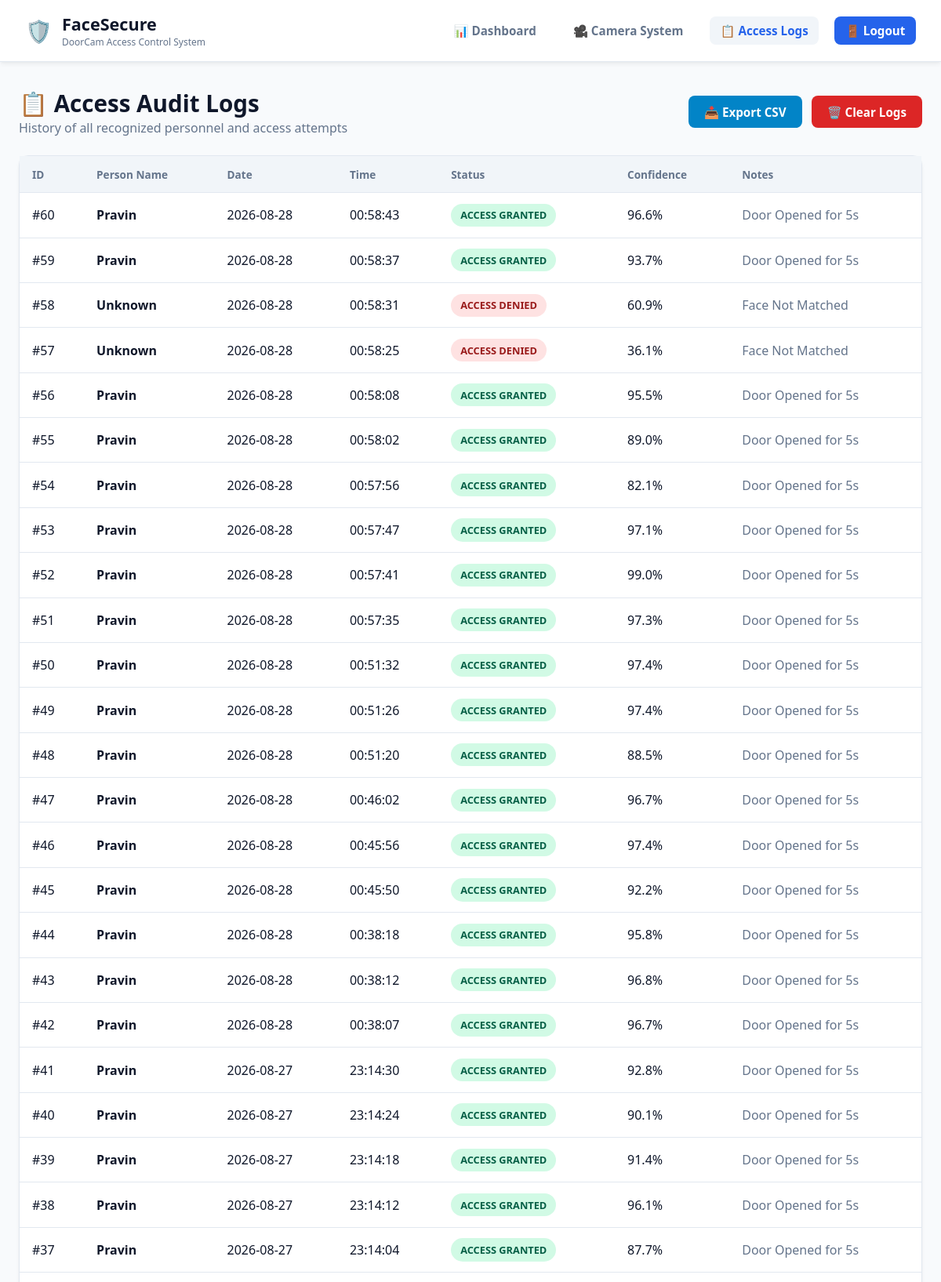
/logs (signed in, upper part), run on the app's committed database.
### tables this page shows
CREATE TABLE AccessLogs (
                id INTEGER PRIMARY KEY AUTOINCREMENT,
                user_name TEXT NOT NULL,
                date TEXT NOT NULL,
                time TEXT NOT NULL,
                status TEXT NOT NULL,
                confidence REAL NOT NULL,
                notes TEXT
            );

### app.py (the view)
    def decorated_function(*args, **kwargs):
        if "admin_id" not in session:
            flash("Please log in with your email and password to access the system.", "danger")
            return redirect(url_for("login"))
        return f(*args, **kwargs)

### app.py (called while the page is built)
def login_required(f):
    def decorated_function(*args, **kwargs):
        if "admin_id" not in session:
            flash("Please log in with your email and password to access the system.", "danger")
            return redirect(url_for("login"))
        return f(*args, **kwargs)
    decorated_function.__name__ = f.__name__
    return decorated_function

@app.route("/logs")
@login_required
def logs_view():
    logs = db.get_filtered_logs(limit=100)
    return render_template("logs.html", logs=logs)

### database_manager/web_db.py (called while the page is built)
    def get_connection(self) -> sqlite3.Connection:
        conn = sqlite3.connect(self.db_path, timeout=30.0)
        conn.execute("PRAGMA journal_mode=WAL;")
        conn.execute("PRAGMA foreign_keys = ON;")
        return conn

### templates/logs.html (shortened to what this page needs)
{% extends "base.html" %}
{% block content %}
<div style="display: flex; align-items: center; justify-content: space-between; margin-bottom: 1.5rem;">
  <div>
    <h1 style="font-size: 1.85rem; font-weight: 800;">📋 Access Audit Logs</h1>
    <p style="color: var(--text-secondary);">History of all recognized personnel and access attempts</p>
  </div>
  <div style="display: flex; gap: 0.75rem;">
    <a href="{{ url_for('export_csv') }}" class="btn btn-secondary">
      📥 Export CSV
    </a>
    <form method="POST" action="{{ url_for('clear_logs') }}" onsubmit="return confirm('Clear all access logs?');">
      <button type="submit" class="btn btn-danger">
        🗑️ Clear Logs
      </button>
    </form>
  </div>
</div>
<div class="card" style="padding: 0;">
  <div class="table-container">
    <table>
      <thead>
        <tr>
          <th>ID</th>
          <th>Person Name</th>
          <th>Date</th>
          <th>Time</th>
          <th>Status</th>
          <th>Confidence</th>
          <th>Notes</th>
        </tr>
      </thead>
      <tbody>
        {% if logs %}
          {% for log in logs %}
            <tr>
              <td>#{{ log.id }}</td>
              <td style="font-weight: 700;">{{ log.user_name }}</td>
              <td>{{ log.date }}</td>
              <td>{{ log.time }}</td>
              <td>
                {% if 'GRANTED' in log.status.upper() %}
                  <span class="badge badge-success">{{ log.status }}</span>
                {% else %}
                  <span class="badge badge-danger">{{ log.status }}</span>
                {% endif %}
              </td>
              <td>{{ log.confidence }}%</td>
              <td style="color: var(--text-secondary);">{{ log.notes }}</td>
            </tr>
          {% endfor %}
        {% else %}
          <tr>
            <td colspan="7" style="text-align: center; padding: 2rem; color: var(--text-secondary);">
              No access logs recorded yet.
            </td>
          </tr>
        {% endif %}
      </tbody>
    </table>
  </div>
</div>
{% endblock %}

### templates/base.html (shortened to what this page needs)
<!DOCTYPE html>
<html lang="en">
<head>
  <link rel="stylesheet" href="{{ url_for('static', filename='css/style.css') }}">
</head>
<body>
  <nav class="navbar">
    <a href="{{ url_for('dashboard') }}" class="brand">
      <span class="brand-logo">🛡️</span>
      <div>
        <div class="brand-title">FaceSecure</div>
        <div class="brand-sub">DoorCam Access Control System</div>
      </div>
    </a>
    <ul class="nav-links">
      {% if session.get('admin_id') %}
        <li><a href="{{ url_for('dashboard') }}" class="nav-link {% if request.endpoint == 'dashboard' %}active{% endif %}">📊 Dashboard</a></li>
        <li><a href="{{ url_for('camera_view') }}" class="nav-link {% if request.endpoint == 'camera_view' %}active{% endif %}">🎥 Camera System</a></li>
        <li><a href="{{ url_for('logs_view') }}" class="nav-link {% if request.endpoint == 'logs_view' %}active{% endif %}">📋 Access Logs</a></li>
        <li><a href="{{ url_for('logout') }}" class="nav-link nav-btn">🚪 Logout</a></li>
      {% else %}
        <li><a href="{{ url_for('login') }}" class="nav-link {% if request.endpoint == 'login' %}active{% endif %}">🔑 Login</a></li>
        <li><a href="{{ url_for('register') }}" class="nav-link nav-btn">📝 Sign Up</a></li>
      {% endif %}
    </ul>
  </nav>
  <div class="container">
    {% block content %}{% endblock %}
  </div>
</body>
</html>

### static/css/style.css (style rules this page uses)
:root { --bg-body: #F8FAFC; --bg-card: #FFFFFF; --bg-card-alt: #F1F5F9; --primary: #2563EB; --primary-hover: #1D4ED8; --secondary: #0284C7; --text-primary: #0F172A; --text-secondary: #64748B; --border: #E2E8F0; --border-hover: #CBD5E1; --success: #059669; --danger: #DC2626; --warning: #D97706; --radius: 12px; --shadow: 0 4px 6px -1px rgba(0, 0, 0, 0.05), 0 2px 4px -1px rgba(0, 0, 0, 0.03); --shadow-lg: 0 10px 15px -3px rgba(0, 0, 0, 0.08), 0 4px 6px -2px rgba(0, 0, 0, 0.04); }
* { margin: 0; padding: 0; box-sizing: border-box; font-family: 'Segoe UI', system-ui, -apple-system, sans-serif; }
body { background-color: var(--bg-body); color: var(--text-primary); min-height: 100vh; display: flex; flex-direction: column; }
.navbar { background: var(--bg-card); border-bottom: 1px solid var(--border); padding: 1rem 2rem; display: flex; align-items: center; justify-content: space-between; box-shadow: var(--shadow); }
.brand { display: flex; align-items: center; gap: 0.75rem; text-decoration: none; color: var(--text-primary); }
.brand-logo { font-size: 1.75rem; }
.brand-title { font-size: 1.35rem; font-weight: 700; color: var(--text-primary); }
.brand-sub { font-size: 0.75rem; color: var(--text-secondary); font-weight: 400; }
.nav-links { display: flex; align-items: center; gap: 1.25rem; list-style: none; }
.nav-link { text-decoration: none; color: var(--text-secondary); font-weight: 600; font-size: 0.95rem; padding: 0.5rem 0.85rem; border-radius: 8px; transition: all 0.2s ease; }
.nav-link:hover, .nav-link.active { color: var(--primary); background: var(--bg-card-alt); }
.nav-btn { background: var(--primary); color: #fff !important; border-radius: 8px; }
.container { max-width: 1200px; margin: 2rem auto; padding: 0 1.5rem; width: 100%; flex: 1; }
.card { background: var(--bg-card); border: 1px solid var(--border); border-radius: var(--radius); padding: 1.5rem; box-shadow: var(--shadow); margin-bottom: 1.5rem; }
.btn { display: inline-flex; align-items: center; justify-content: center; gap: 0.5rem; padding: 0.65rem 1.25rem; font-size: 0.95rem; font-weight: 600; border-radius: 8px; border: none; cursor: pointer; transition: all 0.2s ease; text-decoration: none; }
.btn-secondary { background: var(--secondary); color: #fff; }
.btn-danger { background: var(--danger); color: #fff; }
.badge { display: inline-flex; align-items: center; gap: 0.35rem; padding: 0.35rem 0.75rem; font-size: 0.8rem; font-weight: 700; border-radius: 20px; }
.badge-success { background: #d1fae5; color: #065f46; }
.badge-danger { background: #fee2e2; color: #991b1b; }
.table-container { overflow-x: auto; }
table { width: 100%; border-collapse: collapse; }
th, td { padding: 0.85rem 1rem; text-align: left; border-bottom: 1px solid var(--border); }
th { background: var(--bg-card-alt); font-size: 0.85rem; font-weight: 700; color: var(--text-secondary); }

### data on the page
AccessLogs: id "60", user_name "Pravin", date "2026-08-28", time "00:58:43", status "ACCESS GRANTED", confidence "96.6", notes "Door Opened for 5s"
AccessLogs: id "59", user_name "Pravin", date "2026-08-28", time "00:58:37", status "ACCESS GRANTED", confidence "93.7", notes "Door Opened for 5s"
AccessLogs: id "58", user_name "Unknown", date "2026-08-28", time "00:58:31", status "ACCESS DENIED", confidence "60.9", notes "Face Not Matched"
AccessLogs: id "57", user_name "Unknown", date "2026-08-28", time "00:58:25", status "ACCESS DENIED", confidence "36.1", notes "Face Not Matched"
AccessLogs: id "56", user_name "Pravin", date "2026-08-28", time "00:58:08", status "ACCESS GRANTED", confidence "95.5", notes "Door Opened for 5s"
AccessLogs: id "55", user_name "Pravin", date "2026-08-28", time "00:58:02", status "ACCESS GRANTED", confidence "89.0", notes "Door Opened for 5s"
AccessLogs: id "54", user_name "Pravin", date "2026-08-28", time "00:57:56", status "ACCESS GRANTED", confidence "82.1", notes "Door Opened for 5s"
AccessLogs: id "53", user_name "Pravin", date "2026-08-28", time "00:57:47", status "ACCESS GRANTED", confidence "97.1", notes "Door Opened for 5s"
AccessLogs: id "52", user_name "Pravin", date "2026-08-28", time "00:57:41", status "ACCESS GRANTED", confidence "99.0", notes "Door Opened for 5s"
AccessLogs: id "51", user_name "Pravin", date "2026-08-28", time "00:57:35", status "ACCESS GRANTED", confidence "97.3", notes "Door Opened for 5s"
AccessLogs: id "50", user_name "Pravin", date "2026-08-28", time "00:51:32", status "ACCESS GRANTED", confidence "97.4", notes "Door Opened for 5s"
AccessLogs: id "49", user_name "Pravin", date "2026-08-28", time "00:51:26", status "ACCESS GRANTED", confidence "97.4", notes "Door Opened for 5s"
AccessLogs: id "48", user_name "Pravin", date "2026-08-28", time "00:51:20", status "ACCESS GRANTED", confidence "88.5", notes "Door Opened for 5s"
AccessLogs: id "47", user_name "Pravin", date "2026-08-28", time "00:46:02", status "ACCESS GRANTED", confidence "96.7", notes "Door Opened for 5s"
AccessLogs: id "46", user_name "Pravin", date "2026-08-28", time "00:45:56", status "ACCESS GRANTED", confidence "97.4", notes "Door Opened for 5s"
AccessLogs: id "45", user_name "Pravin", date "2026-08-28", time "00:45:50", status "ACCESS GRANTED", confidence "92.2", notes "Door Opened for 5s"
AccessLogs: id "44", user_name "Pravin", date "2026-08-28", time "00:38:18", status "ACCESS GRANTED", confidence "95.8", notes "Door Opened for 5s"
AccessLogs: id "43", user_name "Pravin", date "2026-08-28", time "00:38:12", status "ACCESS GRANTED", confidence "96.8", notes "Door Opened for 5s"
AccessLogs: id "42", user_name "Pravin", date "2026-08-28", time "00:38:07", status "ACCESS GRANTED", confidence "96.7", notes "Door Opened for 5s"
AccessLogs: id "41", user_name "Pravin", date "2026-08-27", time "23:14:30", status "ACCESS GRANTED", confidence "92.8", notes "Door Opened for 5s"
AccessLogs: id "40", user_name "Pravin", date "2026-08-27", time "23:14:24", status "ACCESS GRANTED", confidence "90.1", notes "Door Opened for 5s"
AccessLogs: id "39", user_name "Pravin", date "2026-08-27", time "23:14:18", status "ACCESS GRANTED", confidence "91.4", notes "Door Opened for 5s"
AccessLogs: id "38", user_name "Pravin", date "2026-08-27", time "23:14:12", status "ACCESS GRANTED", confidence "96.1", notes "Door Opened for 5s"
AccessLogs: id "37", user_name "Pravin", date "2026-08-27", time "23:14:04", status "ACCESS GRANTED", confidence "87.7", notes "Door Opened for 5s"
